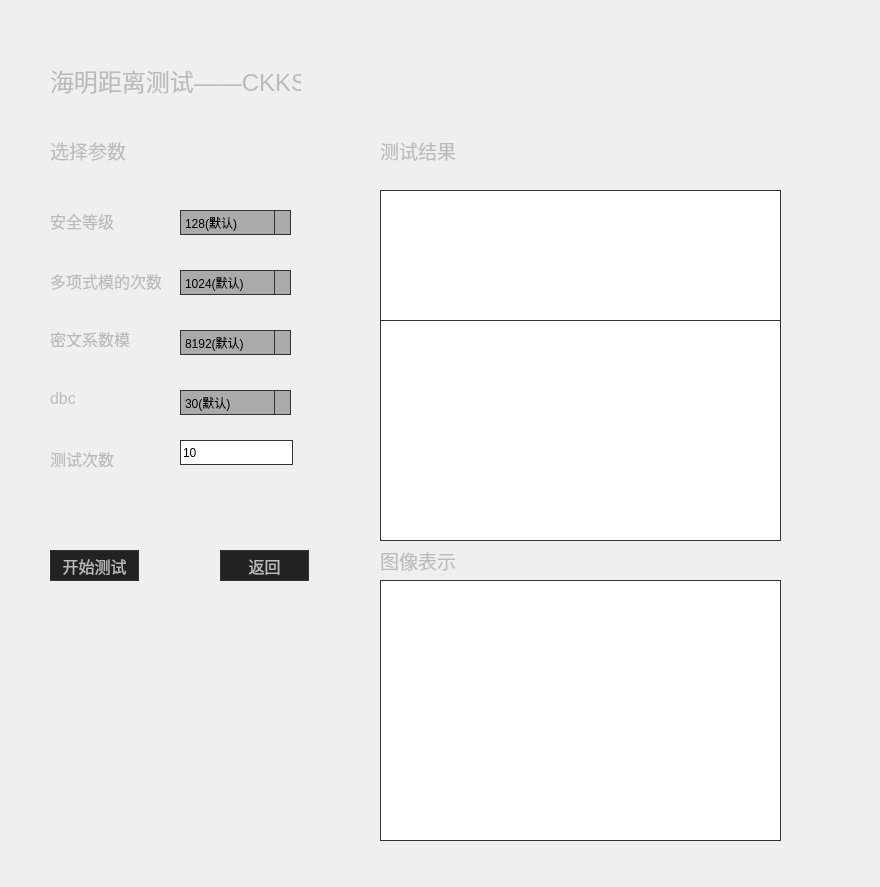
<?xml version="1.0" encoding="UTF-8"?>
<ui version="4.0">
 <class>HammingCkks</class>
 <widget class="QWidget" name="HammingCkks">
  <property name="geometry">
   <rect>
    <x>0</x>
    <y>0</y>
    <width>880</width>
    <height>887</height>
   </rect>
  </property>
  <property name="windowTitle">
   <string>海明距离测试——CKKS</string>
  </property>
  <property name="styleSheet">
   <string notr="true">QStackedWidget,  QLabel,QPushButton, QRadioButton, QCheckBox, 
QGroupBox, QStatusBar, QToolButton, QComboBox, QDialog {
    background-color: #222222;
    color: #BBBBBB;
    font-family: &quot;Segoe UI&quot;;
}
QLabel {
    border: none;
    padding: 0;
    background: none;
}

QPushButton {
    border: 1px solid #333333;
    padding: 4px;
    min-width: 65px;
    min-height: 12px;
}

QPushButton:hover {
    background-color: #333333;
    border-color: #444444;
}

QPushButton:pressed {
    background-color: #111111;
    border-color: #333333;
    color: yellow;
}

QPushButton:disabled {
    color: #333333;
}

QComboBox {
    background-color: #AAA;
    border: 1px solid #555;
    color: black;
}

QComboBox::drop-down {
    subcontrol-origin: padding;
    subcontrol-position: top right;
    border-left: 1px solid #333333;
}
QAbstractScrollArea, QLineEdit, QTextEdit, QAbstractSpinBox, QComboBox {
    border-color: #333333;
    border: 1px solid #333333;

}</string>
  </property>
  <widget class="QLabel" name="label">
   <property name="geometry">
    <rect>
     <x>50</x>
     <y>50</y>
     <width>251</width>
     <height>61</height>
    </rect>
   </property>
   <property name="font">
    <font>
     <family>Segoe UI</family>
     <pointsize>18</pointsize>
    </font>
   </property>
   <property name="text">
    <string>海明距离测试——CKKS</string>
   </property>
  </widget>
  <widget class="QLabel" name="label_2">
   <property name="geometry">
    <rect>
     <x>50</x>
     <y>140</y>
     <width>91</width>
     <height>21</height>
    </rect>
   </property>
   <property name="font">
    <font>
     <family>Segoe UI</family>
     <pointsize>14</pointsize>
    </font>
   </property>
   <property name="text">
    <string>选择参数</string>
   </property>
  </widget>
  <widget class="QLabel" name="label_3">
   <property name="geometry">
    <rect>
     <x>50</x>
     <y>210</y>
     <width>67</width>
     <height>21</height>
    </rect>
   </property>
   <property name="font">
    <font>
     <family>Segoe UI</family>
     <pointsize>12</pointsize>
    </font>
   </property>
   <property name="text">
    <string>安全等级</string>
   </property>
  </widget>
  <widget class="QLabel" name="label_4">
   <property name="geometry">
    <rect>
     <x>50</x>
     <y>270</y>
     <width>111</width>
     <height>21</height>
    </rect>
   </property>
   <property name="font">
    <font>
     <family>Segoe UI</family>
     <pointsize>12</pointsize>
    </font>
   </property>
   <property name="text">
    <string>多项式模的次数</string>
   </property>
  </widget>
  <widget class="QLabel" name="label_5">
   <property name="geometry">
    <rect>
     <x>50</x>
     <y>330</y>
     <width>111</width>
     <height>17</height>
    </rect>
   </property>
   <property name="font">
    <font>
     <family>Segoe UI</family>
     <pointsize>12</pointsize>
    </font>
   </property>
   <property name="text">
    <string>密文系数模</string>
   </property>
  </widget>
  <widget class="QLabel" name="label_6">
   <property name="geometry">
    <rect>
     <x>50</x>
     <y>390</y>
     <width>67</width>
     <height>17</height>
    </rect>
   </property>
   <property name="font">
    <font>
     <family>Segoe UI</family>
     <pointsize>12</pointsize>
    </font>
   </property>
   <property name="text">
    <string>dbc</string>
   </property>
  </widget>
  <widget class="QLabel" name="label_7">
   <property name="geometry">
    <rect>
     <x>50</x>
     <y>450</y>
     <width>67</width>
     <height>17</height>
    </rect>
   </property>
   <property name="font">
    <font>
     <family>Segoe UI</family>
     <pointsize>12</pointsize>
    </font>
   </property>
   <property name="text">
    <string>测试次数</string>
   </property>
  </widget>
  <widget class="QComboBox" name="security_level">
   <property name="geometry">
    <rect>
     <x>180</x>
     <y>210</y>
     <width>111</width>
     <height>25</height>
    </rect>
   </property>
   <item>
    <property name="text">
     <string>128(默认)</string>
    </property>
   </item>
   <item>
    <property name="text">
     <string>192</string>
    </property>
   </item>
   <item>
    <property name="text">
     <string>256</string>
    </property>
   </item>
  </widget>
  <widget class="QComboBox" name="poly_modulus_degree">
   <property name="geometry">
    <rect>
     <x>180</x>
     <y>270</y>
     <width>111</width>
     <height>25</height>
    </rect>
   </property>
   <item>
    <property name="text">
     <string>1024(默认)</string>
    </property>
   </item>
   <item>
    <property name="text">
     <string>2048</string>
    </property>
   </item>
   <item>
    <property name="text">
     <string>4096</string>
    </property>
   </item>
   <item>
    <property name="text">
     <string>8192</string>
    </property>
   </item>
   <item>
    <property name="text">
     <string>16384</string>
    </property>
   </item>
   <item>
    <property name="text">
     <string>32768</string>
    </property>
   </item>
  </widget>
  <widget class="QComboBox" name="coeff_modulus">
   <property name="geometry">
    <rect>
     <x>180</x>
     <y>330</y>
     <width>111</width>
     <height>25</height>
    </rect>
   </property>
   <item>
    <property name="text">
     <string>8192(默认)</string>
    </property>
   </item>
   <item>
    <property name="text">
     <string>16384</string>
    </property>
   </item>
   <item>
    <property name="text">
     <string>32768</string>
    </property>
   </item>
  </widget>
  <widget class="QComboBox" name="dbc">
   <property name="geometry">
    <rect>
     <x>180</x>
     <y>390</y>
     <width>111</width>
     <height>25</height>
    </rect>
   </property>
   <item>
    <property name="text">
     <string>30(默认)</string>
    </property>
   </item>
   <item>
    <property name="text">
     <string>15</string>
    </property>
   </item>
   <item>
    <property name="text">
     <string>45</string>
    </property>
   </item>
   <item>
    <property name="text">
     <string>60</string>
    </property>
   </item>
  </widget>
  <widget class="QLineEdit" name="test_times">
   <property name="geometry">
    <rect>
     <x>180</x>
     <y>440</y>
     <width>113</width>
     <height>25</height>
    </rect>
   </property>
   <property name="text">
    <string>10</string>
   </property>
  </widget>
  <widget class="QTextEdit" name="result">
   <property name="geometry">
    <rect>
     <x>380</x>
     <y>320</y>
     <width>401</width>
     <height>221</height>
    </rect>
   </property>
  </widget>
  <widget class="QtCharts::QChartView" name="graphicsView">
   <property name="geometry">
    <rect>
     <x>380</x>
     <y>580</y>
     <width>401</width>
     <height>261</height>
    </rect>
   </property>
  </widget>
  <widget class="QPushButton" name="start">
   <property name="geometry">
    <rect>
     <x>50</x>
     <y>550</y>
     <width>89</width>
     <height>31</height>
    </rect>
   </property>
   <property name="font">
    <font>
     <family>Segoe UI</family>
     <pointsize>12</pointsize>
    </font>
   </property>
   <property name="text">
    <string>开始测试</string>
   </property>
  </widget>
  <widget class="QPushButton" name="return_2">
   <property name="geometry">
    <rect>
     <x>220</x>
     <y>550</y>
     <width>89</width>
     <height>31</height>
    </rect>
   </property>
   <property name="font">
    <font>
     <family>Segoe UI</family>
     <pointsize>12</pointsize>
    </font>
   </property>
   <property name="text">
    <string>返回</string>
   </property>
  </widget>
  <widget class="QTextEdit" name="param">
   <property name="geometry">
    <rect>
     <x>380</x>
     <y>190</y>
     <width>401</width>
     <height>131</height>
    </rect>
   </property>
  </widget>
  <widget class="QLabel" name="label_9">
   <property name="geometry">
    <rect>
     <x>380</x>
     <y>130</y>
     <width>91</width>
     <height>41</height>
    </rect>
   </property>
   <property name="font">
    <font>
     <family>Segoe UI</family>
     <pointsize>14</pointsize>
    </font>
   </property>
   <property name="text">
    <string>测试结果</string>
   </property>
  </widget>
  <widget class="QLabel" name="label_10">
   <property name="geometry">
    <rect>
     <x>380</x>
     <y>550</y>
     <width>81</width>
     <height>21</height>
    </rect>
   </property>
   <property name="font">
    <font>
     <family>Segoe UI</family>
     <pointsize>14</pointsize>
    </font>
   </property>
   <property name="styleSheet">
    <string notr="true">QLabel {
    border: none;
    padding: 0;
    background: none;
}</string>
   </property>
   <property name="text">
    <string>图像表示</string>
   </property>
  </widget>
 </widget>
 <customwidgets>
  <customwidget>
   <class>QtCharts::QChartView</class>
   <extends>QGraphicsView</extends>
   <header location="global">qchartview.h</header>
  </customwidget>
 </customwidgets>
 <resources/>
 <connections/>
</ui>
